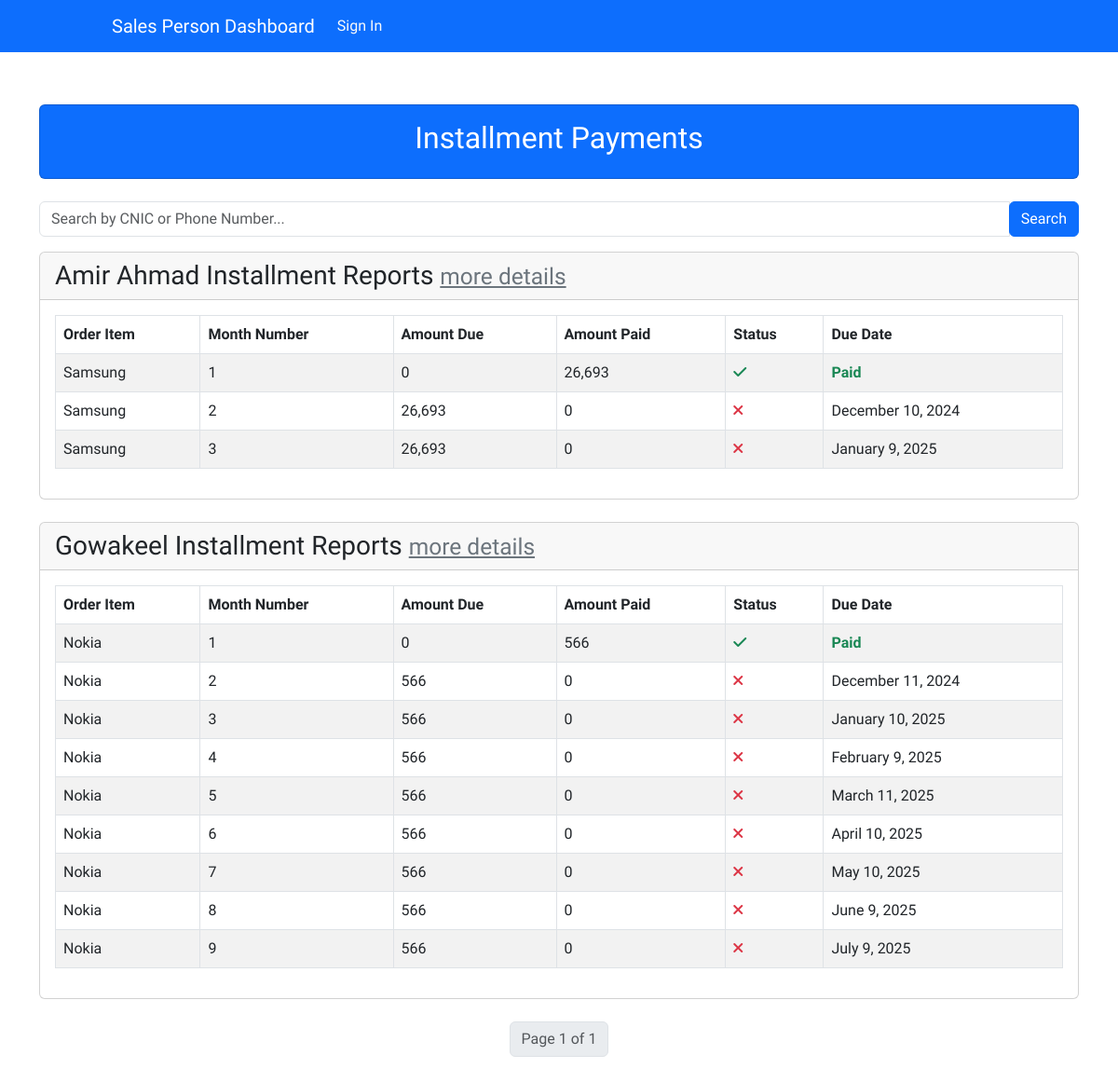
The page /order/total_bill/ on the database its author committed.
### account/models.py (models this page shows, shortened)
class Customer(models.Model):
    first_name = models.CharField(max_length=50)
    last_name = models.CharField(max_length=50)
    email = models.EmailField(max_length=50)
    phone_number = models.CharField(max_length=15)
    address = models.TextField()
    cnic = models.CharField(max_length=15, unique=True)

### order/models.py (models this page shows, shortened)
class InstallmentPayment(models.Model):
    order_item = models.ForeignKey('OrderItem', related_name='installments', on_delete=models.CASCADE)
    customer = models.ForeignKey(Customer, on_delete=models.CASCADE, related_name='installments')
    month_number = models.PositiveIntegerField()
    amount_due = models.IntegerField()
    amount_paid = models.IntegerField(default=0)
    is_paid = models.BooleanField(default=False)
    initial_amount_due = models.DecimalField(max_digits=10, decimal_places=2, editable=False)  # Track the original amount_due
    due_date = models.DateTimeField(null=True, blank=True)

class OrderItem(models.Model):
    order = models.ForeignKey(Order, related_name='items', on_delete=models.CASCADE)
    customer = models.ForeignKey(Customer, on_delete=models.CASCADE, related_name='order_items')
    product = models.ForeignKey(Product, on_delete=models.SET_NULL, null=True)
    quantity = models.PositiveIntegerField(default=1)
    price = models.DecimalField(max_digits=10, decimal_places=2)
    total_price = models.DecimalField(max_digits=10, decimal_places=2)  # Pre-calculated

### products/models.py (models this page shows, shortened)
class Product(models.Model):
    name = models.CharField(max_length=100)
    photo = models.ImageField(upload_to='products_images')
    price = models.IntegerField()
    details = models.TextField()
    category = models.ForeignKey(Category, on_delete=models.CASCADE)
    date = models.DateTimeField(auto_now_add=True)
    inventory = models.IntegerField(default=1, validators=[MinValueValidator(0)])
    delivery_fee = models.IntegerField(default=290)
    down_payment_3_months = models.FloatField(default=30.0)
    down_payment_6_months = models.FloatField(default=20.0)
    down_payment_9_months = models.FloatField(default=15.0)
    down_payment_12_months = models.FloatField(default=10.0)
    fee_3_months = models.FloatField(default=10.0)
    fee_6_months = models.FloatField(default=15.0)
    fee_9_months = models.FloatField(default=20.0)
    fee_12_months = models.FloatField(default=30.0)

### order/views.py (the view)
# urls.py: path('total_bill/', views.total_bill_view, name='total_bill'),
def total_bill_view(request):
    installments = InstallmentPayment.objects.all().order_by('customer')
    search_query = request.GET.get('search', '')
    clean_search_query = search_query.strip()
    if clean_search_query:
        filters = Q(customer__cnic__icontains=clean_search_query) | Q(customer__phone_number__icontains=clean_search_query)
        installments = installments.filter(filters).order_by('customer')
    paginator = Paginator(installments, 38)
    page_number = request.GET.get('page')
    page_obj = paginator.get_page(page_number)
    grouped_installments = defaultdict(list)
    for installment in page_obj:
        grouped_installments[installment.customer].append(installment)
    return render(request, 'order/installmentpayment_list.html', {
        "grouped_installments": dict(grouped_installments),
        "page_obj": page_obj,
    })

### order/templates/order/installmentpayment_list.html (shortened to what this page needs)
{% extends "base.html" %}
{% load humanize %}
{% block content %}
<div class="container mt-4">
    <div class="card text-white bg-primary text-center mb-4">
        <div class="card-body">
            <h2 class="card-title">Installment Payments</h2>
        </div>
    </div>
    <form method="get" action="{% url 'order:total_bill' %}" class="form-inline mb-3">
        <div class="input-group">
            <input type="text" name="search" class="form-control" placeholder="Search by CNIC or Phone Number..." value="{{ request.GET.search }}">
            <div class="input-group-append">
                <button class="btn btn-primary" type="submit">Search</button>
            </div>
        </div>
    </form>
    {% if grouped_installments %}
        {% for customer, installments in grouped_installments.items %}
            <div class="card mb-4">
                <div class="card-header">
                    <h3 class="mb-0">
                        {% if customer.first_name or customer.last_name %}
                            {{ customer.first_name }} {{ customer.last_name }}
                        {% else %}
                            Unnamed Customer
                        {% endif %}
                        Installment Reports
                        <a href="{% url 'account:customer_detail' customer.id %}" class="text-secondary small ml-2">more details</a>
                    </h3>
                </div>
                <div class="card-body">
                    <table class="table table-striped table-bordered">
                        <thead class="thead-dark">
                            <tr>
                                <th>Order Item</th>
                                <th>Month Number</th>
                                <th>Amount Due</th>
                                <th>Amount Paid</th>
                                <th>Status</th>
                                <th>Due Date</th>
                            </tr>
                        </thead>
                        <tbody>
                            {% for installment in installments %}
                                <tr>
                                    <td>{{ installment.order_item.product.name }}</td>
                                    <td>{{ installment.month_number }}</td>
                                    <td>{{ installment.amount_due | intcomma:False }}</td>
                                    <td>{{ installment.amount_paid | intcomma:False }}</td>
                                    <td>
                                        {% if installment.is_paid %}
                                        <i class="fas fa-check text-success"></i>
                                        {% else %}
                                        <i class="fas fa-times text-danger"></i>
                                        {% endif %}
                                    </td>
                                    <td>
                                        {% if installment.is_paid %}
                                        <b>
                                            <span class=" text-success">Paid</span>
                                        </b>
                                        {% else %}
                                        {{ installment.due_date|date:"F j, Y" }}
                                        {% endif %}
                                    </td>
                                </tr>
                            {% empty %}
                                <tr>
                                    <td colspan="6" class="text-center">No installments found for this customer.</td>
                                </tr>
                            {% endfor %}
                        </tbody>
                    </table>
                </div>
            </div>
        {% endfor %}
        <nav aria-label="Page navigation">
            <ul class="pagination justify-content-center">
                <li class="page-item disabled">
                    <span class="page-link">Page {{ page_obj.number }} of {{ page_obj.paginator.num_pages }}</span>
                </li>
            </ul>
        </nav>
    {% else %}
        <p>No customers with installment payments found.</p>
    {% endif %}
</div>
{% endblock content %}

### static/CSS/style.css (style rules this page uses)
:root { --color-red: hsl(14, 86%, 42%); --color-rose-50: hsl(20, 50%, 98%); --color-rose-100: hsl(13, 31%, 94%); --color-rose-300: hsl(14, 25%, 72%); --color-rose-500: hsl(12, 20%, 44%); --color-rose-900: hsl(14, 65%, 9%); --font-body: 'Red Hat Text', sans-serif; --font-size-body: 16px; --font-weight-normal: 400; --font-weight-medium: 600; --font-weight-bold: 700; }
* { font-family: var(--font-body); box-sizing: border-box; }
body { min-height: 100vh; margin: 0; padding: 0; font-size: var(--font-size-body); background-color: var(--color-rose-50); }
.container { padding: 2rem 2rem 5rem; }

### rows shown on the page
Customer: first_name "Amir", last_name "Ahmad"
InstallmentPayment: order_item.product.name "Samsung", month_number "1", amount_due "0", amount_paid "26,693", is_paid True (drawn)
InstallmentPayment: order_item.product.name "Samsung", month_number "2", amount_due "26,693", amount_paid "0", is_paid False (drawn), due_date "December 10, 2024"
InstallmentPayment: order_item.product.name "Samsung", month_number "3", amount_due "26,693", amount_paid "0", is_paid False (drawn), due_date "January 9, 2025"
Customer: first_name "Gowakeel"
InstallmentPayment: order_item.product.name "Nokia", month_number "1", amount_due "0", amount_paid "566", is_paid True (drawn)
InstallmentPayment: order_item.product.name "Nokia", month_number "2", amount_due "566", amount_paid "0", is_paid False (drawn), due_date "December 11, 2024"
InstallmentPayment: order_item.product.name "Nokia", month_number "3", amount_due "566", amount_paid "0", is_paid False (drawn), due_date "January 10, 2025"
InstallmentPayment: order_item.product.name "Nokia", month_number "4", amount_due "566", amount_paid "0", is_paid False (drawn), due_date "February 9, 2025"
InstallmentPayment: order_item.product.name "Nokia", month_number "5", amount_due "566", amount_paid "0", is_paid False (drawn), due_date "March 11, 2025"
InstallmentPayment: order_item.product.name "Nokia", month_number "6", amount_due "566", amount_paid "0", is_paid False (drawn), due_date "April 10, 2025"
InstallmentPayment: order_item.product.name "Nokia", month_number "7", amount_due "566", amount_paid "0", is_paid False (drawn), due_date "May 10, 2025"
InstallmentPayment: order_item.product.name "Nokia", month_number "8", amount_due "566", amount_paid "0", is_paid False (drawn), due_date "June 9, 2025"
InstallmentPayment: order_item.product.name "Nokia", month_number "9", amount_due "566", amount_paid "0", is_paid False (drawn), due_date "July 9, 2025"

### other values the page prints
{{ page_obj.number }} "1"
{{ page_obj.paginator.num_pages }} "1"
